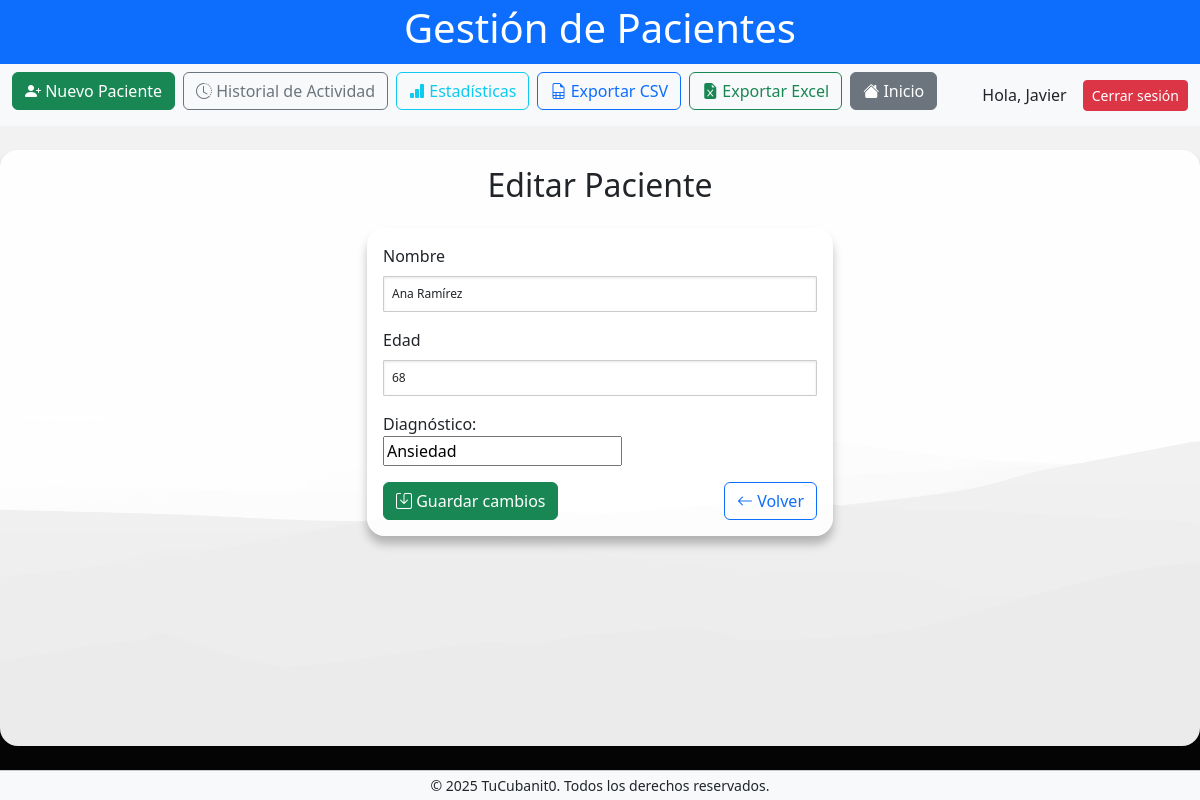
Page /editar_paciente/2 (signed in) on the committed database.
### tables this page shows
CREATE TABLE Pacientes (
                id INTEGER PRIMARY KEY AUTOINCREMENT,
                nombre TEXT NOT NULL,
                edad INTEGER NOT NULL,
                diagnostico TEXT NOT NULL
            );

### app.py (the view, shortened to what this page needs)
@app.route('/editar_paciente/<int:id>', methods=['GET', 'POST'])
def editar_paciente(id):
    paciente = db.obtener_paciente_por_id(id)
    if not paciente:
        abort(404)
    diagnosticos = db.obtener_diagnosticos_unicos()
    return render_template('editar_paciente.html', paciente=paciente, diagnosticos=diagnosticos)

### app.py (called while the page is built)
@app.before_request
def requerir_login():
    rutas_abiertas = ['login', 'registro_usuario', 'static']
    if not session.get('usuario') and not any(r in request.endpoint for r in rutas_abiertas):
        return redirect(url_for('login'))

@app.context_processor
def inject_current_year():
    return {'current_year': datetime.now().year}

### db.py (called while the page is built)
def obtener_conexion():
    return sqlite3.connect(DATABASE_PATH)

def handle_db_error(func):
    def wrapper(*args, **kwargs):
        try:
            return func(*args, **kwargs)
        except sqlite3.Error as e:
            print(f"Database error in {func.__name__}: {e}")
            return None
    return wrapper

@handle_db_error
def obtener_paciente_por_id(id: int) -> Optional[sqlite3.Row]:
    with sqlite3.connect(DATABASE_PATH) as conn:
        conn.row_factory = sqlite3.Row
        cursor = conn.cursor()
        cursor.execute('SELECT * FROM Pacientes WHERE id = ?', (id,))
        return cursor.fetchone()

@handle_db_error
def obtener_diagnosticos_unicos():
    conn = obtener_conexion()
    cursor = conn.cursor()
    cursor.execute("SELECT DISTINCT diagnostico FROM Pacientes ORDER BY diagnostico ASC")
    resultados = [row[0] for row in cursor.fetchall()]
    conn.close()
    return resultados

### templates/editar_paciente.html (shortened to what this page needs)
{% extends 'base.html' %}
{% block content %}
<div class="container-fluid">
    <div class="row justify-content-center">
        <div class="col-md-6 col-lg-5">
            <h2 class="mb-4 text-center">Editar Paciente</h2>
            <form method="post" novalidate>
                <div class="mb-3">
                    <label for="nombre" class="form-label">Nombre</label>
                    <input type="text" name="nombre" id="nombre" class="form-control" required value="{{ paciente[1] }}"
                        placeholder="Ej: Juan Pérez">
                </div>
                <div class="mb-3">
                    <label for="edad" class="form-label">Edad</label>
                    <input type="number" name="edad" id="edad" class="form-control" required min="0" max="120"
                        value="{{ paciente[2] }}" placeholder="Ej: 45">
                </div>
                <div class="mb-3">
                    <label for="diagnostico">Diagnóstico:</label><br>
                    <input list="diagnosticos" name="diagnostico" id="diagnostico"
                        value="{{ paciente[3] if paciente else '' }}" required><br>
                </div>
                <div class="d-flex justify-content-between">
                    <button type="submit" class="btn btn-success">
                        <i class="bi bi-save"></i> Guardar cambios
                    </button>
                    <a href="{{ url_for('index') }}" class="btn btn-outline-primary">
                        <i class="bi bi-arrow-left"></i> Volver
                    </a>
                </div>
            </form>
        </div>
    </div>
</div>
{% endblock %}

### static/css/style.css (style rules this page uses)
body { background-image: url('711093.jpg'); background-size: cover; background-repeat: no-repeat; background-attachment: fixed; background-position: center; margin: 0; font-family: 'Segoe UI', Tahoma, Geneva, Verdana, sans-serif; color: #333; }
main, .table-responsive, form, .card { background-color: rgba(255, 255, 255, 0.92); padding: 16px; border-radius: 18px; box-shadow: 0 8px 10px rgba(0, 0, 0, 0.25); animation: fadeIn 0.7s ease-in-out; }
form { max-width: 500px; margin: auto; }
input[type="text"], input[type="password"], input[type="number"], input[type="search"], textarea, select { width: 100%; padding: 8px; margin-bottom: 1px; border-radius: 1px; border: 1px solid #ccc; font-size: 12px; box-shadow: inset 0 1px 3px rgba(0,0,0,0.1); }
button, .btn { padding: 10px 18px; font-weight: bold; border-radius: 6px; transition: all 0.3s ease; }

### rows in the picture
Pacientes: nombre "Ana Ramírez", edad "68", diagnostico "Ansiedad"

### other values in the picture
{{ session.get('usuario', 'Invitado') }} "Javier"
